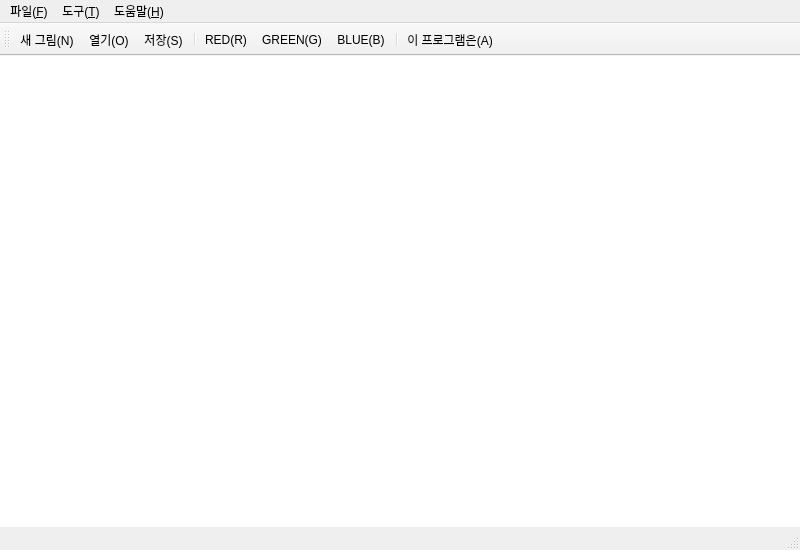
<?xml version="1.0" encoding="UTF-8"?>
<ui version="4.0">
 <class>MainWindow</class>
 <widget class="QMainWindow" name="MainWindow">
  <property name="geometry">
   <rect>
    <x>0</x>
    <y>0</y>
    <width>800</width>
    <height>550</height>
   </rect>
  </property>
  <property name="maximumSize">
   <size>
    <width>800</width>
    <height>550</height>
   </size>
  </property>
  <property name="windowTitle">
   <string>MainWindow</string>
  </property>
  <widget class="QWidget" name="centralwidget">
   <widget class="QLabel" name="lblCanvas">
    <property name="geometry">
     <rect>
      <x>0</x>
      <y>0</y>
      <width>801</width>
      <height>471</height>
     </rect>
    </property>
    <property name="sizePolicy">
     <sizepolicy hsizetype="Fixed" vsizetype="Fixed">
      <horstretch>0</horstretch>
      <verstretch>0</verstretch>
     </sizepolicy>
    </property>
    <property name="styleSheet">
     <string notr="true">background-color: white;</string>
    </property>
    <property name="text">
     <string/>
    </property>
   </widget>
  </widget>
  <widget class="QMenuBar" name="menubar">
   <property name="geometry">
    <rect>
     <x>0</x>
     <y>0</y>
     <width>800</width>
     <height>21</height>
    </rect>
   </property>
   <widget class="QMenu" name="menu_F">
    <property name="title">
     <string>파일(&amp;F)</string>
    </property>
    <addaction name="action_New"/>
    <addaction name="action_Open"/>
    <addaction name="action_Save"/>
    <addaction name="separator"/>
    <addaction name="action_Exit"/>
   </widget>
   <widget class="QMenu" name="menu_T">
    <property name="title">
     <string>도구(&amp;T)</string>
    </property>
    <widget class="QMenu" name="menu_P">
     <property name="title">
      <string>펜(&amp;P)</string>
     </property>
     <addaction name="action_PenRed"/>
     <addaction name="action_PenGreen"/>
     <addaction name="action_PenBlue"/>
    </widget>
    <widget class="QMenu" name="menu_T_2">
     <property name="title">
      <string>변환(&amp;T)</string>
     </property>
     <addaction name="action_Grayscale"/>
     <addaction name="action_Blur"/>
    </widget>
    <addaction name="menu_P"/>
    <addaction name="menu_T_2"/>
   </widget>
   <widget class="QMenu" name="menu_H">
    <property name="title">
     <string>도움말(&amp;H)</string>
    </property>
    <addaction name="action_About"/>
   </widget>
   <addaction name="menu_F"/>
   <addaction name="menu_T"/>
   <addaction name="menu_H"/>
  </widget>
  <widget class="QStatusBar" name="statusbar"/>
  <widget class="QToolBar" name="toolBar">
   <property name="windowTitle">
    <string>toolBar</string>
   </property>
   <attribute name="toolBarArea">
    <enum>TopToolBarArea</enum>
   </attribute>
   <attribute name="toolBarBreak">
    <bool>false</bool>
   </attribute>
   <addaction name="action_New"/>
   <addaction name="action_Open"/>
   <addaction name="action_Save"/>
   <addaction name="separator"/>
   <addaction name="action_PenRed"/>
   <addaction name="action_PenGreen"/>
   <addaction name="action_PenBlue"/>
   <addaction name="separator"/>
   <addaction name="action_About"/>
  </widget>
  <action name="action_New">
   <property name="icon">
    <iconset resource="resources.qrc">
     <normaloff>:/icon/imgs/new.png</normaloff>:/icon/imgs/new.png</iconset>
   </property>
   <property name="text">
    <string>새 그림(&amp;N)</string>
   </property>
  </action>
  <action name="action_Open">
   <property name="icon">
    <iconset resource="resources.qrc">
     <normaloff>:/icon/imgs/open.png</normaloff>:/icon/imgs/open.png</iconset>
   </property>
   <property name="text">
    <string>열기(&amp;O)</string>
   </property>
  </action>
  <action name="action_Save">
   <property name="icon">
    <iconset resource="resources.qrc">
     <normaloff>:/icon/imgs/save.png</normaloff>:/icon/imgs/save.png</iconset>
   </property>
   <property name="text">
    <string>저장(&amp;S)</string>
   </property>
  </action>
  <action name="action_Exit">
   <property name="icon">
    <iconset resource="resources.qrc">
     <normaloff>:/icon/imgs/exit.png</normaloff>:/icon/imgs/exit.png</iconset>
   </property>
   <property name="text">
    <string>종료(&amp;X)</string>
   </property>
  </action>
  <action name="action_PenRed">
   <property name="icon">
    <iconset resource="resources.qrc">
     <normaloff>:/icon/imgs/red.png</normaloff>:/icon/imgs/red.png</iconset>
   </property>
   <property name="text">
    <string>RED(&amp;R)</string>
   </property>
  </action>
  <action name="action_PenGreen">
   <property name="icon">
    <iconset resource="resources.qrc">
     <normaloff>:/icon/imgs/green.png</normaloff>:/icon/imgs/green.png</iconset>
   </property>
   <property name="text">
    <string>GREEN(&amp;G)</string>
   </property>
  </action>
  <action name="action_PenBlue">
   <property name="icon">
    <iconset resource="resources.qrc">
     <normaloff>:/icon/imgs/blue.png</normaloff>:/icon/imgs/blue.png</iconset>
   </property>
   <property name="text">
    <string>BLUE(&amp;B)</string>
   </property>
  </action>
  <action name="action_About">
   <property name="icon">
    <iconset resource="resources.qrc">
     <normaloff>:/icon/imgs/about.png</normaloff>:/icon/imgs/about.png</iconset>
   </property>
   <property name="text">
    <string>이 프로그램은...(&amp;A)</string>
   </property>
  </action>
  <action name="action_Grayscale">
   <property name="text">
    <string>그레이스케일(&amp;G)</string>
   </property>
  </action>
  <action name="action_Blur">
   <property name="text">
    <string>블러(&amp;B)</string>
   </property>
  </action>
 </widget>
 <resources>
  <include location="resources.qrc"/>
 </resources>
 <connections/>
</ui>
